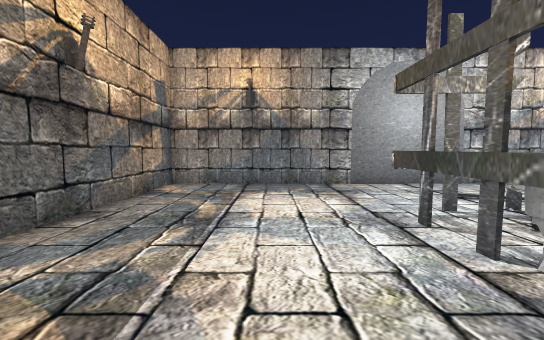
[1] (above)

12 first-person views from a walk through a scene from a Unity 3-D project. The camera is 1.2 m above the floor, tilts 4° down and sees 90° across. The floor is counted in squares, 1 m on a side. Each view is taken from the middle of a square. On the plan, view 1 faces up. The plan holds only what a view shows up to about 13 squares ahead; the rest is blank. The player character is not drawn. Some animated figures are left out.

[2]
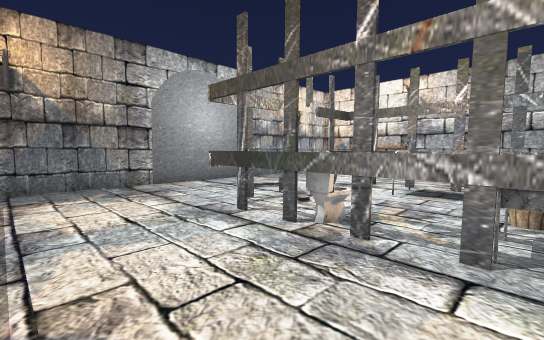

[3]
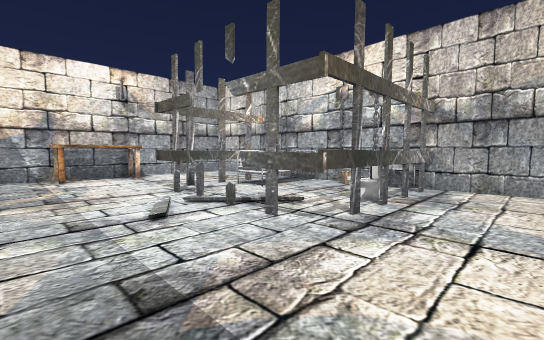

[4]
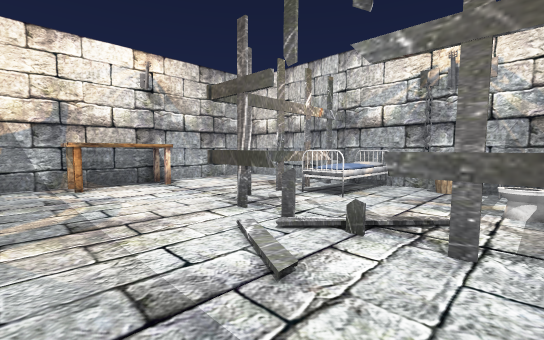

[5]
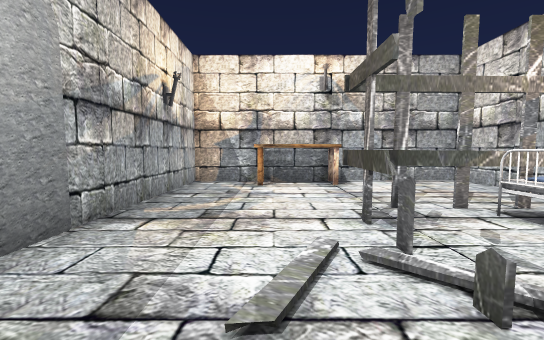

[6]
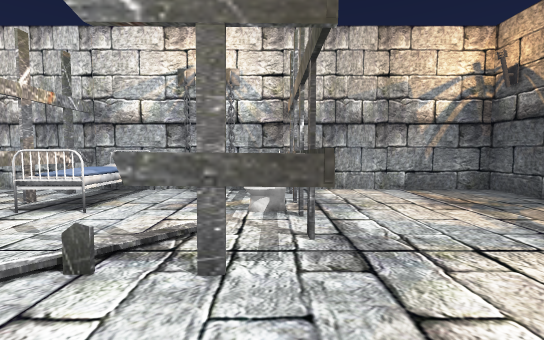

[7]
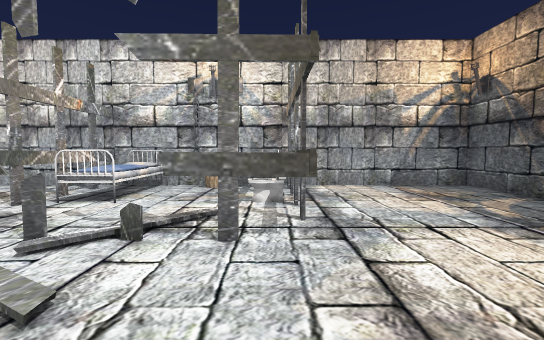

[8]
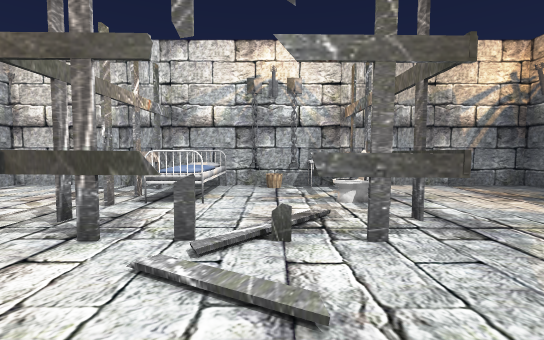

[9]
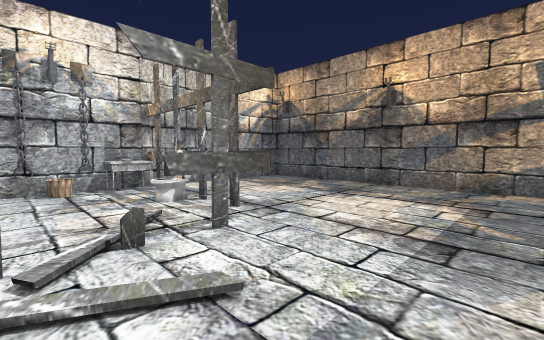

[10]
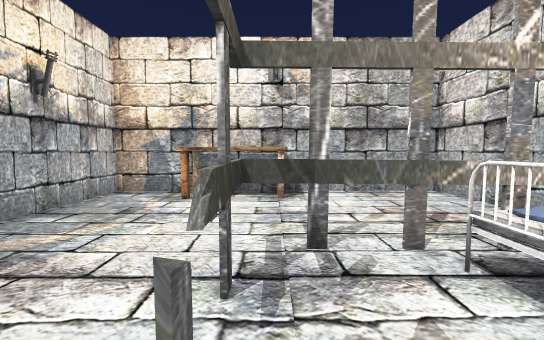

[11]
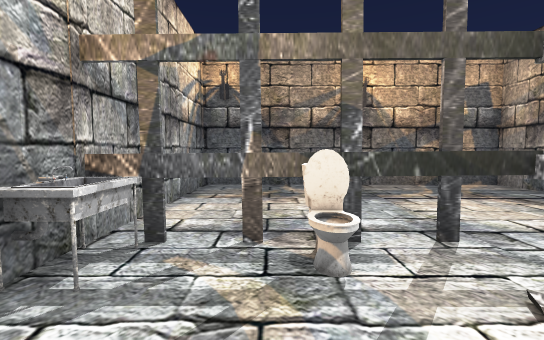

[12]
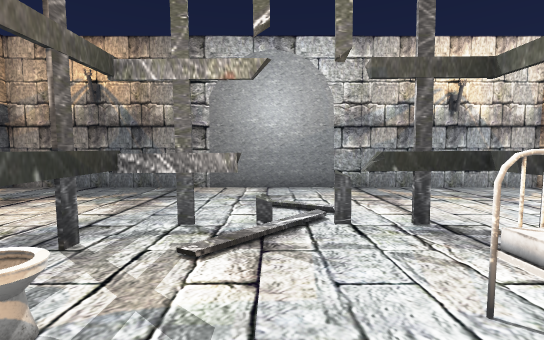

### Floor plan
Key: @ floor where view 1 was taken; # wall or solid block; x gap in a wall; . floor; / step, stairs or slope; T toilet; H thing the floor can be seen under or through; B bed; S sink; O other object.
Columns run from 4 left of view 1 to 14 right of it. Each row starts with its distance up from view 1.
 10 ###################
  9 #.................#
  8 #................O#
  7 #......../.......O#
  6 #................O#
  5 #......OO/OOOH...O#
  4 #......x.....H....#
  3 #......T...BB.....#
  2 #......T...BB.....#
  1 #......#...OO.....#
  0 #...@..#S#.BO.....#
 -1 ###################

Where each view was taken, in squares from view 1:
view 1: 0 up, 0 right, facing up
view 2: 0 up, 1 left, facing up-right
view 3: 9 up, 0 right, facing down-right
view 4: 9 up, 3 right, facing down-right
view 5: 7 up, 3 right, facing right
view 6: 8 up, 3 right, facing down
view 7: 9 up, 3 right, facing down
view 8: 9 up, 5 right, facing down
view 9: 9 up, 6 right, facing down-left
view 10: 5 up, 5 right, facing right
view 11: 2 up, 6 right, facing left
view 12: 1 up, 5 right, facing up
